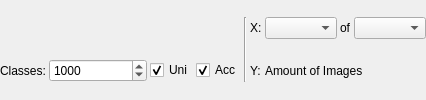
             <widget class="QWidget" name="page_PlotImg_FeatHist">
              <layout class="QGridLayout" name="gridLayout_25">
               <property name="leftMargin">
                <number>0</number>
               </property>
               <property name="topMargin">
                <number>0</number>
               </property>
               <property name="rightMargin">
                <number>0</number>
               </property>
               <property name="bottomMargin">
                <number>0</number>
               </property>
               <property name="spacing">
                <number>3</number>
               </property>
               <item row="0" column="0" colspan="4">
                <spacer name="horizontalSpacer_PlotImg_FeatHist">
                 <property name="orientation">
                  <enum>Qt::Horizontal</enum>
                 </property>
                 <property name="sizeType">
                  <enum>QSizePolicy::Fixed</enum>
                 </property>
                 <property name="sizeHint" stdset="0">
                  <size>
                   <width>225</width>
                   <height>20</height>
                  </size>
                 </property>
                </spacer>
               </item>
               <item row="1" column="1">
                <widget class="QSpinBox" name="spinBox_PlotImg_FeatHist_Classes">
                 <property name="sizePolicy">
                  <sizepolicy hsizetype="Fixed" vsizetype="Fixed">
                   <horstretch>0</horstretch>
                   <verstretch>0</verstretch>
                  </sizepolicy>
                 </property>
                 <property name="minimumSize">
                  <size>
                   <width>98</width>
                   <height>0</height>
                  </size>
                 </property>
                 <property name="maximumSize">
                  <size>
                   <width>98</width>
                   <height>16777215</height>
                  </size>
                 </property>
                 <property name="minimum">
                  <number>1</number>
                 </property>
                 <property name="maximum">
                  <number>10000</number>
                 </property>
                 <property name="singleStep">
                  <number>10</number>
                 </property>
                 <property name="value">
                  <number>1000</number>
                 </property>
                </widget>
               </item>
               <item row="1" column="5">
                <widget class="QLabel" name="label_PlotImg_FeatHist_Y">
                 <property name="sizePolicy">
                  <sizepolicy hsizetype="Maximum" vsizetype="Preferred">
                   <horstretch>0</horstretch>
                   <verstretch>0</verstretch>
                  </sizepolicy>
                 </property>
                 <property name="text">
                  <string>Y:</string>
                 </property>
                </widget>
               </item>
               <item row="1" column="2">
                <widget class="QCheckBox" name="checkBox_PlotImg_FeatHist_Uni">
                 <property name="sizePolicy">
                  <sizepolicy hsizetype="Maximum" vsizetype="Fixed">
                   <horstretch>0</horstretch>
                   <verstretch>0</verstretch>
                  </sizepolicy>
                 </property>
                 <property name="text">
                  <string>Uni</string>
                 </property>
                 <property name="checked">
                  <bool>true</bool>
                 </property>
                </widget>
               </item>
               <item row="1" column="0">
                <widget class="QLabel" name="label_PlotImg_FeatHist_Classes">
                 <property name="sizePolicy">
                  <sizepolicy hsizetype="Maximum" vsizetype="Preferred">
                   <horstretch>0</horstretch>
                   <verstretch>0</verstretch>
                  </sizepolicy>
                 </property>
                 <property name="text">
                  <string>Classes:</string>
                 </property>
                </widget>
               </item>
               <item row="0" column="5">
                <widget class="QLabel" name="label_PlotImg_FeatHist_X">
                 <property name="sizePolicy">
                  <sizepolicy hsizetype="Maximum" vsizetype="Preferred">
                   <horstretch>0</horstretch>
                   <verstretch>0</verstretch>
                  </sizepolicy>
                 </property>
                 <property name="text">
                  <string>X:</string>
                 </property>
                </widget>
               </item>
               <item row="0" column="4" rowspan="2">
                <widget class="Line" name="line_PlotImg_FeatHist">
                 <property name="orientation">
                  <enum>Qt::Vertical</enum>
                 </property>
                </widget>
               </item>
               <item row="0" column="8">
                <widget class="QComboBox" name="comboBox_PlotImg_FeatHist_Feature"/>
               </item>
               <item row="1" column="3">
                <widget class="QCheckBox" name="checkBox_PlotImg_FeatHist_Acc">
                 <property name="sizePolicy">
                  <sizepolicy hsizetype="Maximum" vsizetype="Fixed">
                   <horstretch>0</horstretch>
                   <verstretch>0</verstretch>
                  </sizepolicy>
                 </property>
                 <property name="text">
                  <string>Acc</string>
                 </property>
                 <property name="checked">
                  <bool>true</bool>
                 </property>
                </widget>
               </item>
               <item row="0" column="6">
                <widget class="QComboBox" name="comboBox_PlotImg_FeatHist_Stat"/>
               </item>
               <item row="0" column="7">
                <widget class="QLabel" name="label_PlotImg_FeatHist_X_Description_1">
                 <property name="sizePolicy">
                  <sizepolicy hsizetype="Maximum" vsizetype="Preferred">
                   <horstretch>0</horstretch>
                   <verstretch>0</verstretch>
                  </sizepolicy>
                 </property>
                 <property name="text">
                  <string>of</string>
                 </property>
                </widget>
               </item>
               <item row="1" column="6" colspan="3">
                <widget class="QLabel" name="label_PlotImg_FeatHist_Y_Description">
                 <property name="text">
                  <string>Amount of Images</string>
                 </property>
                </widget>
               </item>
              </layout>
             </widget>
